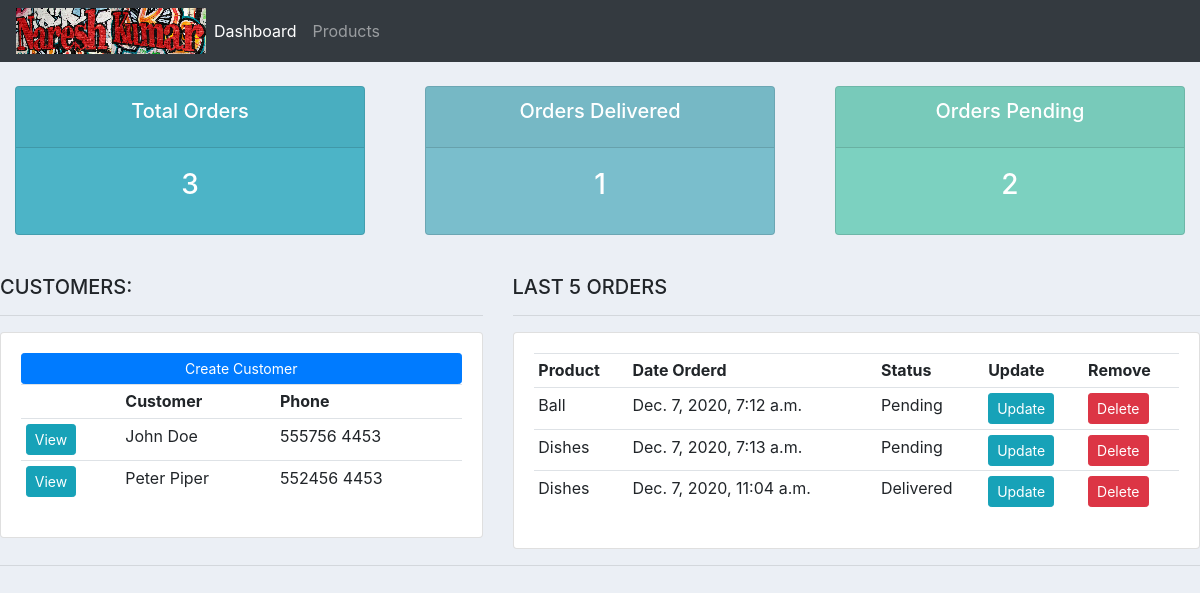
The app's page /, older data.
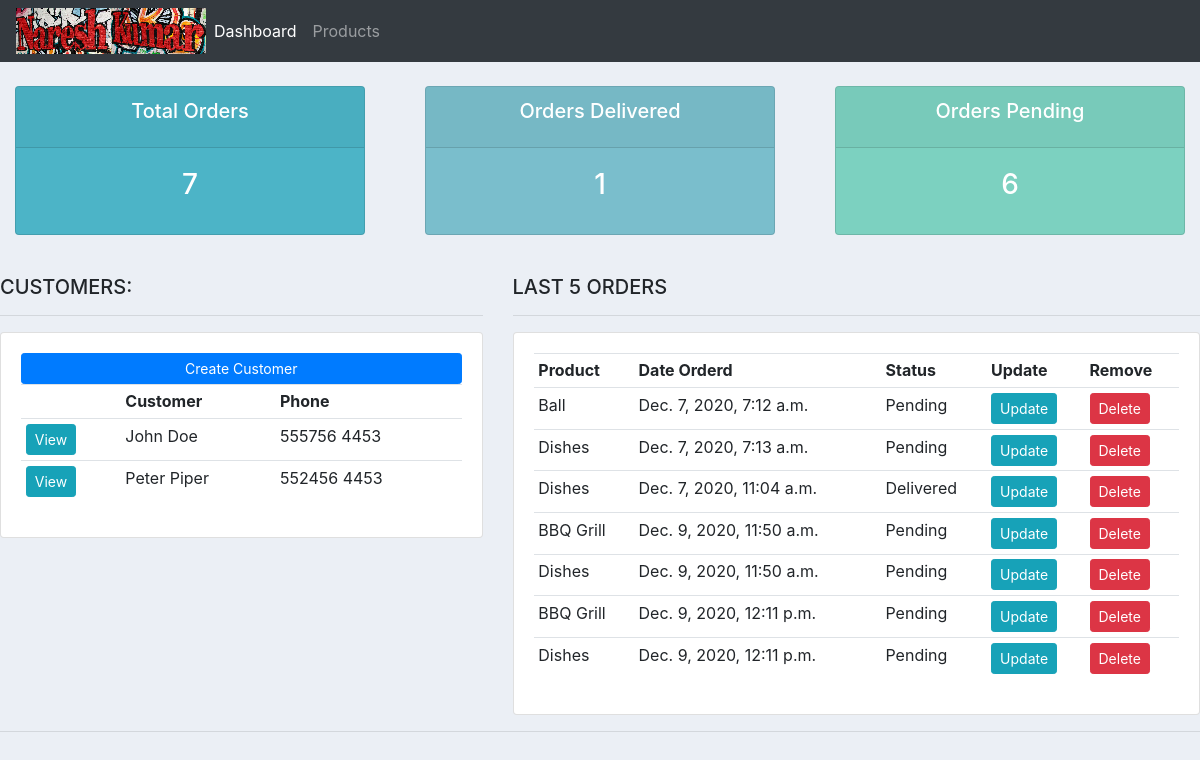
The same page, newer data.
### accounts/models.py (models this page shows, shortened)
class Customer(models.Model):
	name = models.CharField(max_length=200, null=True)
	phone = models.CharField(max_length=200, null=True)
	email = models.CharField(max_length=200, null=True)
	date_created = models.DateTimeField(auto_now_add=True, null=True)

class Order(models.Model):
	STATUS = (
			('Pending', 'Pending'),
			('Out for delivery', 'Out for delivery'),
			('Delivered', 'Delivered'),
		)
	customer = models.ForeignKey(Customer, null = True, on_delete=models.SET_NULL)
	product = models.ForeignKey(Product, null=True, on_delete= models.SET_NULL)
	date_created = models.DateTimeField(auto_now_add=True, null=True)
	status = models.CharField(max_length=200, null=True, choices=STATUS)

class Product(models.Model):
	CATEGORY = (
			('Indoor', 'Indoor'),
			('Out Door', 'Out Door'),
		)
	name = models.CharField(max_length=200, null=True)
	price = models.FloatField(null=True)
	category = models.CharField(max_length=200, null=True, choices=CATEGORY)
	description = models.CharField(max_length=200, null=True,blank = True)
	date_created = models.DateTimeField(auto_now_add=True, null=True)
	tag = models.ManyToManyField(Tag)
	def __str__(self):
		return self.name

### accounts/views.py (the view)
# urls.py: path('', views.home, name='home'),
def home(request):
	orders = Order.objects.all()
	customers = Customer.objects.all()
	total_customers = customers.count()
	total_orders = orders.count()
	delivered = orders.filter(status='Delivered').count()
	pending = orders.filter(status='Pending').count()
	context = {'orders': orders , 'customers': customers, 'total_orders':total_orders,
	'delivered':delivered, 'pending':pending }
	return render(request,'accounts/dashboard.html',context)

### accounts/templates/accounts/dashboard.html
{% extends 'accounts/main.html' %}
{% block content %}
{%  include 'accounts/status.html' %}
<br>
<div class="row">
	<div class="col-md-5">
		<h5>CUSTOMERS:</h5>
		<hr>
		<div class="card card-body">
			<a class="btn btn-primary  btn-sm btn-block" href="">Create Customer</a>
			<table class="table table-sm">
				<tr>
					<th></th>
					<th>Customer</th>
					<th>Phone</th>
				</tr>
				{% for customer in customers %}
					<tr>
						<td> <a class="btn btn-sm btn-info" href="{% url 'customer' customer.id %}">View</a> </td>
						<td>  {{customer.name}} </td>
						<td>  {{customer.phone}} </td>
					</tr>
				{% endfor %}
			</table>
		</div>
	</div>
	<div class="col-md-7">
		<h5>LAST 5 ORDERS</h5>
		<hr>
		<div class="card card-body">
			<table class="table table-sm">
				<tr>
					<th>Product</th>
					<th>Date Orderd</th>
					<th>Status</th>
					<th>Update</th>
					<th>Remove</th>
				</tr>
				{% for order in orders %}
					<tr>
						<td>  {{order.product}} </td>
						<td>  {{order.date_created}} </td>
						<td>  {{order.status}} </td>
						<td><a class="btn btn-sm btn-info" href="{% url 'update_order' order.id %}">Update</a></td>
						<td><a class="btn btn-sm btn-danger" href="{% url 'delete_order' order.id %}">Delete</a></td>
					</tr>
				{% endfor %}
			</table>
		</div>
	</div>
</div>
{% endblock %}

Row changes from the older to the newer data that the page shows:
added Order: product "BBQ Grill", date_created "Dec. 9, 2020, 11:50 a.m.", status "Pending"
added Order: product "Dishes", date_created "Dec. 9, 2020, 11:50 a.m.", status "Pending"
added Order: product "BBQ Grill", date_created "Dec. 9, 2020, 12:11 p.m.", status "Pending"
added Order: product "Dishes", date_created "Dec. 9, 2020, 12:11 p.m.", status "Pending"
Text that changed along with them:
{{ total_orders }}: "3" → "7"
{{ pending }}: "2" → "6"
